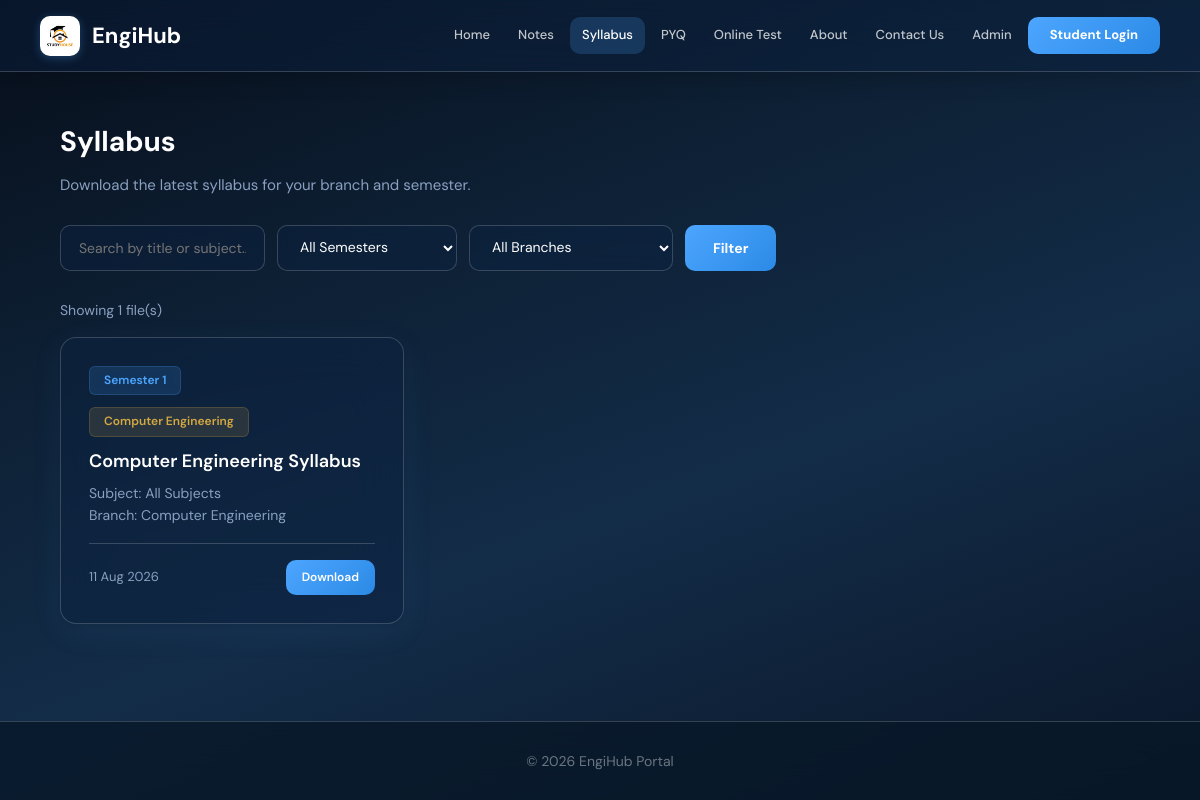
Page /syllabus.php on the committed database.
### tables this page shows
CREATE TABLE IF NOT EXISTS `syllabus` (
  `id` int(11) NOT NULL AUTO_INCREMENT,
  `title` varchar(255) NOT NULL,
  `subject` varchar(100) DEFAULT NULL,
  `semester` varchar(20) NOT NULL,
  `branch` varchar(50) NOT NULL,
  `pdf_file` varchar(255) NOT NULL,
  `upload_date` timestamp NOT NULL DEFAULT current_timestamp(),
  PRIMARY KEY (`id`)
);

### syllabus.php (the view, shortened to what this page needs)
<?php
include 'db.php';
$search = isset($_GET['search']) ? trim($_GET['search']) : '';
$where = [];
$where_sql = count($where) > 0 ? 'WHERE ' . implode(' AND ', $where) : '';
$syllabus = mysqli_query($conn, "SELECT * FROM syllabus $where_sql ORDER BY semester ASC, upload_date DESC");
?>
<!DOCTYPE html>
<html lang="en">
<head>
    <link rel="stylesheet" href="style.css">
</head>
<body>
<header>
    <a href="index.php" class="logo">
        <img src="images/logo.jpg" alt="EngiHub" class="logo-img">
        EngiHub
    </a>
    <nav>
        <a href="index.php">Home</a>
        <a href="notes.php">Notes</a>
        <a href="syllabus.php" class="active">Syllabus</a>
        <a href="pyq.php">PYQ</a>
        <a href="exams.php">Online Test</a>
        <a href="about.php">About</a>
        <a href="contact.php">Contact Us</a>
        <?php if (isset($_SESSION['admin'])): ?>
            <a href="dashboard.php">Dashboard</a>
            <a href="logout.php">Logout</a>
        <?php elseif (isset($_SESSION['student'])): ?>
            <a href="student_dashboard.php">My Dashboard</a>
            <a href="student_logout.php">Logout</a>
        <?php else: ?>
            <a href="login.php">Admin</a>
            <a href="student_login.php" class="btn-login">Student Login</a>
        <?php endif; ?>
    </nav>
</header>
<div class="container">
    <h2 style="font-size:28px;font-weight:700;margin-bottom:8px;color:var(--white);">Syllabus</h2>
    <p style="color:var(--gray-700);font-size:15px;margin-bottom:28px;">Download the latest syllabus for your branch and semester.</p>
    <form method="GET" action="syllabus.php">
        <div class="filter-bar">
            <input type="text" name="search" placeholder="Search by title or subject..." value="<?php echo htmlspecialchars($search); ?>">
            <select name="semester">
                <option value="">All Semesters</option>
            </select>
            <select name="branch">
                <option value="">All Branches</option>
            </select>
            <button type="submit" class="btn-filter">Filter</button>
        </div>
    </form>
    <?php if ($syllabus && mysqli_num_rows($syllabus) > 0): ?>
        <p style="color:var(--gray-700);font-size:14px;margin-bottom:16px;">Showing <?php echo mysqli_num_rows($syllabus); ?> file(s)</p>
        <div class="cards">
            <?php while ($row = mysqli_fetch_assoc($syllabus)): ?>
                <div class="card">
                    <span class="card-badge badge-sem"><?php echo htmlspecialchars($row['semester']); ?></span>
                    <span class="card-badge badge-branch"><?php echo htmlspecialchars($row['branch']); ?></span>
                    <h3><?php echo htmlspecialchars($row['title']); ?></h3>
                    <p class="card-desc">
                        <?php if (!empty($row['subject'])): ?>Subject: <?php echo htmlspecialchars($row['subject']); ?><br><?php endif; ?>
                        Branch: <?php echo htmlspecialchars($row['branch']); ?>
                    </p>
                    <div class="card-meta">
                        <span class="card-date"><?php echo date('d M Y', strtotime($row['upload_date'])); ?></span>
                        <a href="download_syllabus.php?id=<?php echo $row['id']; ?>" class="btn btn-primary btn-sm">Download</a>
                    </div>
                </div>
            <?php endwhile; ?>
        </div>
    <?php endif; ?>
</div>
<footer><p>&copy; 2026 EngiHub Portal</p></footer>
</body>
</html>

### rows in the picture
syllabus: semester "Semester 1", branch "Computer Engineering", title "Computer Engineering Syllabus", subject "All Subjects", upload_date "11 Aug 2026"

### other values in the picture
mysqli_num_rows($syllabus) "1"
